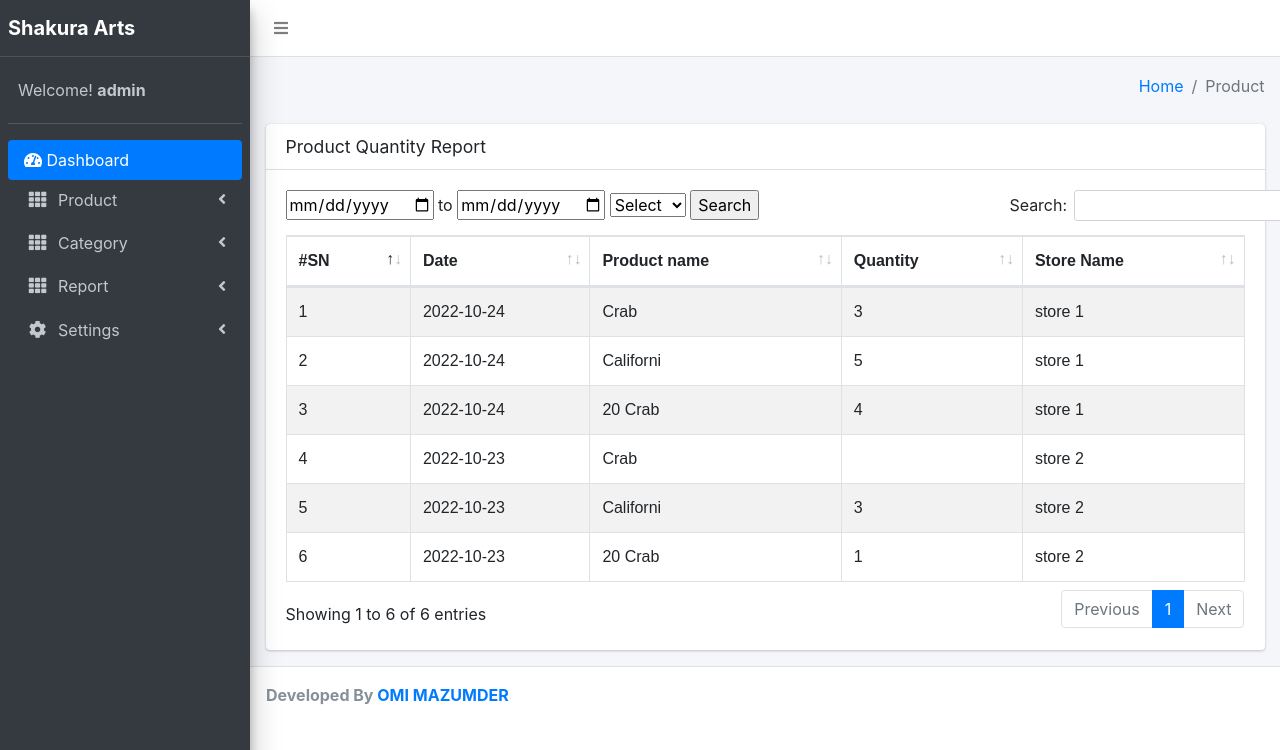
Page /layouts/report.php (signed in) on the committed database.
### tables this page shows
CREATE TABLE `update_quantity` (
  `id` int(11) NOT NULL,
  `store_id` varchar(255) NOT NULL,
  `product_id` int(11) NOT NULL,
  `quantity` int(11) DEFAULT NULL,
  `submit_date` varchar(255) NOT NULL
);

CREATE TABLE `product_list` (
  `product_id` int(11) NOT NULL,
  `cat_id` int(11) NOT NULL,
  `product_name` varchar(255) NOT NULL
);

CREATE TABLE `store_details` (
  `store_id` int(11) NOT NULL,
  `store_name` varchar(255) NOT NULL,
  `store_num` bigint(20) NOT NULL,
  `created_on` varchar(200) NOT NULL,
  `updated_on` varchar(200) DEFAULT NULL
);

### layouts/class/main.php (called while the page is built, shortened)
<?php
class Model
{
	public function __construct()
	{
		$hostname = "Your server name";
		$username = "username";
		$password = "password";
		$database = "sakura_inv";
	$this->link = mysqli_connect($hostname,$username,$password,$database);
	}
		public function show_quantity(){
		$query = "SELECT * FROM update_quantity INNER JOIN product_list ON update_quantity.product_id = product_list.product_id
			INNER JOIN store_details ON
			update_quantity.store_id =
			store_details.store_num
			ORDER BY id DESC";
		return mysqli_query($this->link,$query);
	}
}
?>

### layouts/report.php (the view, shortened to what this page needs)
<?php
require_once('class/main.php');
require_once('user_role.php');
$obj = new Model;
$show= $obj->show_quantity();
$data= $obj->data_search();
?>
  <div class="content-wrapper">
    <section class="content-header">
      <div class="container-fluid">
        <div class="row mb-2">
          <div class="col-sm-6">
          </div>
          <div class="col-sm-6">
            <ol class="breadcrumb float-sm-right">
              <li class="breadcrumb-item"><a href="index.php">Home</a></li>
              <li class="breadcrumb-item active">Product</li>
            </ol>
          </div>
        </div>
      </div>
    </section>
    <section class="content">
      <div class="container-fluid">
        <div class="row">
          <div class="col-12">
            <div class="card">
              <div class="card-header">
                <h3 class="card-title">Product Quantity Report</h3>
              </div>
              <div class="card-body">
                <div class="float-left">
                  <form action="" method="GET">
                  <input type="date" id="from" name="from" required>
                  <span>to</span>
                  <input type="date" id="to" name="to" required>
                   <select id="drop-down" name="store_name" required>
                    <option value="">Select</option>
                  </select>
                  <input type="submit" name="search" value="Search" >
                </form>
                </div>
                <table id="example1" class="table table-bordered table-striped">
                  <thead>
                  <tr>
                    <th>#SN</th>
                     <th>Date</th>
                    <th>Product name</th>
                    <th>Quantity</th>
                    <th>Store Name</th>
                  </tr>
                  </thead>
                  <tbody>
                <?php
                  if(isset($data)) {
                 if(mysqli_num_rows($data) > 0){
                  $sn=1;
                  foreach($data as $row){
                  ?>
                    <tr>
                    <td><?php echo $sn. "</br>"; ?></td>
                    <td><?php echo $row['submit_date']?></td>
                   <td><?php echo $row['product_name']?></td>
                   <td><?php echo $row['quantity']?></td>
                   <td><?php echo $row['name']?></td>
                                            </tr>
                                            <?php
                                             $sn++;
                                        }
                                    }
                                    else
                                    {
                                      ?>
                                      <tr><td>No Record Found</td> </tr>
                                      <?php
                                    }
                                  }
              else{
                  $no=1;
                  while ($rows = mysqli_fetch_array($show)) {
                ?>
                  <tr>
                    <td><?php echo $no. "</br>"; ?></td>
                    <td><?php
                    echo $rows['submit_date']?>
                    </td>
                   <td><?php echo $rows['product_name']?></td>
                   <td><?php
                   if ($rows['quantity'] == 0){
                    echo "";
                   } else echo $rows['quantity'] ?></td>
                   <td><?php echo $rows['store_name']?></td>
</tr>
              <?php
                $no++;
               }
             }
               ?>
                  </tbody>
                </table>
            </div>
          </div>
        </div>
      </div>
    </section>
  </div>
 <?php require_once('footer.php'); ?>

### layouts/header.php (shortened to what this page needs)
<!DOCTYPE html>
<html lang="en">
<head>
  <link rel="stylesheet" href="../plugins/fontawesome-free/css/all.min.css">
  <link rel="stylesheet" href="https://code.ionicframework.com/ionicons/2.0.1/css/ionicons.min.css">
  <link rel="stylesheet" href="../plugins/tempusdominus-bootstrap-4/css/tempusdominus-bootstrap-4.min.css">
  <link rel="stylesheet" href="../plugins/icheck-bootstrap/icheck-bootstrap.min.css">
  <link rel="stylesheet" href="../plugins/jqvmap/jqvmap.min.css">
 <link href="../dist/css/select2.min.css" rel="stylesheet"/>
  <link rel="stylesheet" href="../dist/css/adminlte.min.css">
  <link rel="stylesheet" href="../dist/css/toastr.css">
  <link rel="stylesheet" href="../plugins/overlayScrollbars/css/OverlayScrollbars.min.css">
  <link rel="stylesheet" href="../dist/css/parsley.css">
   <link href = "https://code.jquery.com/ui/1.10.4/themes/ui-lightness/jquery-ui.css"
         rel ="stylesheet">
  <link rel="stylesheet" href="../plugins/datatables-bs4/css/dataTables.bootstrap4.min.css">
  <link rel="stylesheet" href="../plugins/datatables-responsive/css/responsive.bootstrap4.min.css">
  <link rel="stylesheet" href="../plugins/datatables-buttons/css/buttons.bootstrap4.min.css">
 <link href="https://cdnjs.cloudflare.com/ajax/libs/datepicker/0.6.5/datepicker.min.css" rel="stylesheet"/>
</head>
<body class="hold-transition sidebar-mini layout-fixed">
<div class="wrapper">
  <nav class="main-header navbar navbar-expand navbar-white navbar-light">
    <ul class="navbar-nav">
      <li class="nav-item">
        <a class="nav-link" data-widget="pushmenu" href="#" role="button"><i class="fas fa-bars"></i></a>
      </li>
    </ul>
</nav>

### layouts/user_role.php
<?php require_once('header.php') ?>
    <?php if($_SESSION['user_level'] === 'super_admin'): ?>
      <?php include_once('admin_menu.php');?>
      <?php elseif($_SESSION['user_level'] === 'store'): ?>
      <?php include_once('store_menu.php');?>
      <?php endif;?>

### layouts/admin_menu.php (shortened to what this page needs)
<aside class="main-sidebar sidebar-dark-primary elevation-4">
    <a class="brand-link">
      <span class="brand-text font-weight-bold">Shakura Arts</span>
    </a>
    <div class="sidebar">
      <div class="user-panel mt-3 pb-3 mb-3 d-flex">
        <div class="info">
          <a class="d-block">
            Welcome!
           <strong><?php
             echo $_SESSION['username'];
            ?></strong>
            </a>
        </div>
      </div>
      <nav class="mt-2">
        <ul class="nav nav-pills nav-sidebar flex-column" data-widget="treeview" role="menu" data-accordion="false">
           <a href="index.php" class="nav-link active">
              <i class="nav-icon fas fa-tachometer-alt"></i>
              <p>
              Dashboard
              </p>
            </a>
                    <li class="nav-item">
            <a href="#" class="nav-link">
              <i class="nav-icon fa fa-th"></i>
              <p>
               Product
                <i class="fas fa-angle-left right"></i>
              </p>
            </a>
          </li>
         <li class="nav-item">
            <a href="#" class="nav-link">
              <i class="nav-icon fa fa-th"></i>
              <p>
                Category
                <i class="fas fa-angle-left right"></i>
              </p>
            </a>
          </li>
          <li class="nav-item">
            <a href="#" class="nav-link">
              <i class="nav-icon fa fa-th"></i>
              <p>
                Report
                <i class="fas fa-angle-left right"></i>
              </p>
            </a>
              </li>
            </ul>
          <li class="nav-item">
            <a href="#" class="nav-link">
              <i class="nav-icon fas fa-cog"></i>
              <p>
                Settings
                <i class="fas fa-angle-left right"></i>
              </p>
            </a>
              </li>
      </nav>
    </div>
  </aside>
  </div>

### layouts/footer.php (shortened to what this page needs)
  <footer class="main-footer">
    <strong>Developed By <a href="https://www.fiverr.com/omimazumder?public_mode=true"=>OMI MAZUMDER</a></strong>
  </footer>
</body>
</html>

### layouts/report.php (style rules this page uses)
table { font-family: arial, sans-serif; border-collapse: collapse; width: 100%; }
td, th { border: 1px solid #dddddd; text-align: left; padding: 8px; }

### rows in the picture
update_quantity: submit_date "2022-10-24", product.product_name "Crab", quantity "3", store_details.store_name "store 1"
update_quantity: submit_date "2022-10-24", product.product_name "Californi", quantity "5", store_details.store_name "store 1"
update_quantity: submit_date "2022-10-24", product.product_name "20 Crab", quantity "4", store_details.store_name "store 1"
update_quantity: submit_date "2022-10-23", product.product_name "Crab", store_details.store_name "store 2"
update_quantity: submit_date "2022-10-23", product.product_name "Californi", quantity "3", store_details.store_name "store 2"
update_quantity: submit_date "2022-10-23", product.product_name "20 Crab", quantity "1", store_details.store_name "store 2"

### other values in the picture
$_SESSION['username'] "admin"
